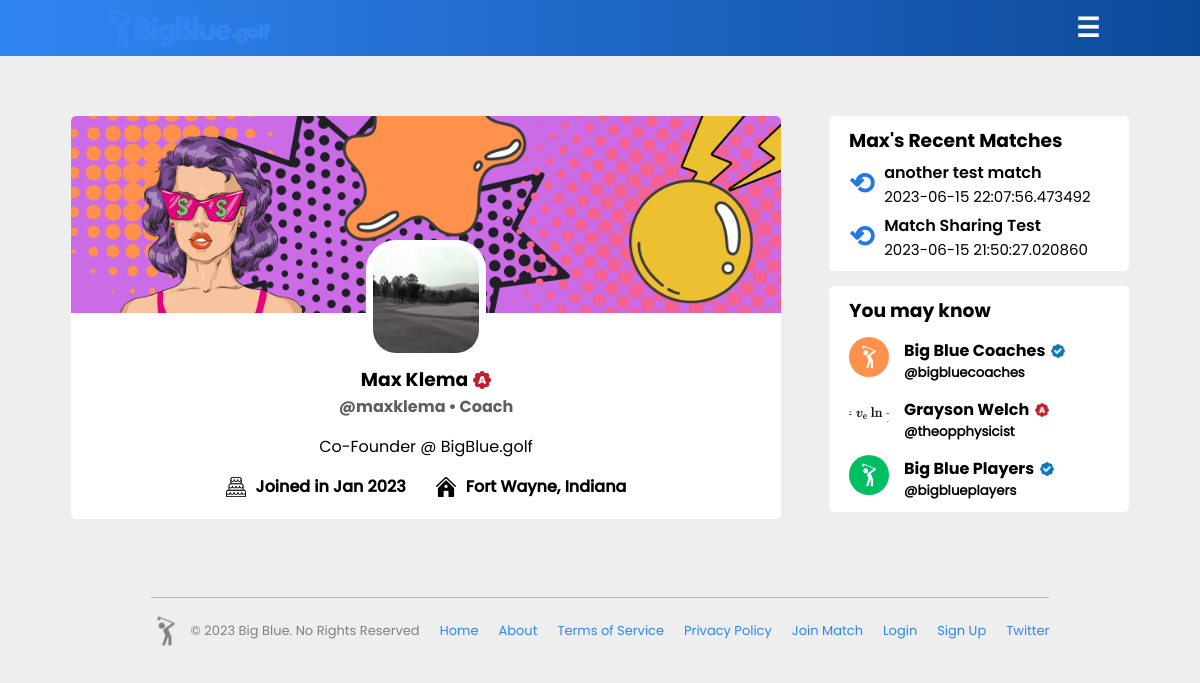
The page /profile/maxklema on the database its author committed.
### setup.py (models this page shows, shortened)
class users(db.Model):
    _id = db.Column("id", db.Integer, primary_key=True)
    name = db.Column(db.String(100))
    username = db.Column(db.String(50))
    password = db.Column(db.String(50))
    email = db.Column(db.String(100))
    rank = db.Column(db.String(10))
    gender = db.Column(db.String(10))
    bio = db.Column(db.String(500))
    team = db.Column(db.String(25))
    verified = db.Column(db.Integer)
    pic = db.Column(db.String)
    banner = db.Column(db.String)
    first_login = db.Column(db.DateTime, default="2022-06-03 03:15:12.433675")
    last_login = db.Column(db.DateTime, default="2022-06-03 03:15:12.433675")
    favored_courses = db.Column(db.String)

class match_archive(db.Model):
    _id = db.Column("id", db.Integer, primary_key=True)
    username = db.Column(db.String(100))
    filename = db.Column(db.String)
    date_added = db.Column()

### main.py (the view)
@app.route("/profile/<user>", methods=['GET', 'POST'])
def get_user_profile(user):
    try:
        found_user = users.query.filter_by(username=user).first()
        date_year = str(found_user.first_login)
        date_year = date_year[0:4]
        date = datetime.strptime(str(found_user.first_login), "%Y-%m-%d %H:%M:%S.%f")
        month_index = date.month
        list_of_months = ["Jan", "Feb", "Mar", "Apr", "May", "Jun", "Jul", "Aug", "Sep", "Oct", "Nov", "Dec"]
        month_name = list_of_months[month_index-1]
    except:
        return redirect(url_for('error', msg="Sorry, that user does not exist."))
    recent_matches = match_archive.query.filter_by(username=user).all()
    recent_matches = [(get_archived_match(thing.filename), thing.date_added) for thing in recent_matches]
    recent_matches = recent_matches[::-1]
    try:
        logged_in_user = users.query.filter_by(username=session['active_user'][0]).first()
        print(logged_in_user.name)
        if logged_in_user.username == user:
            return redirect(url_for('profile'))
        else:
            count = users.query.count()
            random_offset = randint(0, count - 1)
            random_offset2 = randint(0, count - 1)
            random_offset3 = randint(0, count - 1)
            random_user_one = users.query.offset(random_offset).limit(1).first()
            random_user_two = users.query.offset(random_offset2).limit(1).first()
            random_user_three = users.query.offset(random_offset3).limit(1).first()
            while (random_user_one._id == logged_in_user._id):
                random_offset = randint(0, count - 1)
                random_user_one = users.query.offset(random_offset).limit(1).first()
            while (random_user_two._id == random_user_one._id or random_user_two._id == logged_in_user._id):
                random_offset2 = randint(0, count - 1)
                random_user_two = users.query.offset(random_offset2).limit(1).first()
            while (random_user_three._id == random_user_one._id or random_user_three._id == random_user_two._id or random_user_three._id == logged_in_user._id):
                random_offset3 = randint(0, count - 1)
                random_user_three = users.query.offset(random_offset3).limit(1).first()
            random_users_list = [random_user_one, random_user_two, random_user_three]
    except:
        logged_in_user = None
        count = users.query.count()
        random_offset = randint(0, count - 1)
        random_offset2 = randint(0, count - 1)
        random_offset3 = randint(0, count - 1)
        random_user_one = users.query.offset(random_offset).limit(1).first()
        random_user_two = users.query.offset(random_offset2).limit(1).first()
        random_user_three = users.query.offset(random_offset3).limit(1).first()
        while (random_user_two._id == random_user_one._id):
            random_offset2 = randint(0, count - 1)
            random_user_two = users.query.offset(random_offset2).limit(1).first()
        while (random_user_three._id == random_user_one._id or random_user_three._id == random_user_two._id):
            random_offset3 = randint(0, count - 1)
            random_user_three = users.query.offset(random_offset3).limit(1).first()
        random_users_list = [random_user_one, random_user_two, random_user_three]
    return render_template("user_profile_page.html", month = month_name, recent_matches=recent_matches, year=date_year, random_users_list=random_users_list, data1=found_user, data=logged_in_user)

### main.py (called while the page is built)
def get_archived_match(filename):
    with open("static/archived_matches/" + str(filename) + "_ARCHIVE.json", "r") as file:
        file.seek(0)
        data = json.load(file)
        return data

### templates/user_profile_page.html (shortened to what this page needs)
{% if data.rank == 'coach' %}
    {% extends "indexcontentcoachlogin.html" %}
{% elif data.rank == 'player' %}
    {% extends "indexcontentplayerlogin.html" %}
{% else %}
    {% extends "indexcontent.html" %}
{% endif %}
{% block content %}
<link rel="stylesheet" href="{{ url_for('static', filename='styles/profiledashboard.css') }}">
    <div class="main-container-parent">
        <div class="main-container">
            <div class="profile-frame">
                <div class="banner-container">
                    <img id="banner" src="{{ url_for('static', filename='logo_graphics/' + data1.banner) }}" alt="">
                </div>
                <div class="profile-picture-container">
                    <img id="profilepicture" src="{{ url_for('static', filename='logo_graphics/user_photos/' + data1.pic) }}" alt="">
                </div>
                <div class="username-and-verification-container">
                    <h3>{{data1.name}}</h3>
                    {% if data1.verified == 1 %}
                        <img src="{{ url_for('static', filename='logo_graphics/normalverify.png') }}" alt="">
                    {% elif data1.verified == 2 %}
                        <img src="{{ url_for('static', filename='logo_graphics/verify.png') }}" alt="">
                    {% endif %}
                </div>
                <div class="username-and-rank-container">
                    <h4>@{{data1.username}}</h4>
                    <h4 id="divider">•</h4>
                    {% if data1.rank == "coach" %}
                        <h4>Coach</h4>
                    {% else %}
                        <h4>Player</h4>
                    {% endif %}
                </div>
                <div class="bio-container">
                    <p>{{data1.bio}}</p>
                </div>
                <div class="join-date-and-school-container">
                    <div class="join-date-container">
                        <img src="{{ url_for('static', filename='logo_graphics/cake.png') }}" alt="">
                        <h4 id="join-date">Joined in {{month }} {{ year }}</h4>
                    </div>
                    <div class="school-name-container">
                        <img id="school-icon"src="{{ url_for('static', filename='logo_graphics/schoolicon.png') }}" alt="">
                        <h4>{{data1.team}}</h4>
                    </div>
                </div>
            </div>
            <div class="suggested-users-and-recent-matches">
                <div class="recent-matches">
                    {% if recent_matches|length != 0 %}
                        <h3>{{(data1.name).split(' ')[0]}}'s Recent Matches</h3>
                            {% for match in recent_matches[:2] %}
                                <a href="/spectator_match_view/{{match[0]['match_info']['id']}}" class="recent-match-container">
                                    <div class="reload-icon">
                                        <h1>⟲</h1>
                                    </div>
                                    <div class="past-match-info">
                                        <h4>{{match[0]["match_info"]["match_name"]}}</h4>
                                        <p color="blue">{{match[1]}}</p>
                                    </div>
                                </a>
                            {% endfor %}
                    {% else %}
                        <h3>{{(data1.name).split(' ')[0]}}'s Recent Matches</h3>
                        <img id="no_recent_matches_graphic" src="{{ url_for('static', filename='logo_graphics/no_recent_matches_graphic.png') }}" alt="">
                        <h5 id="no_matches_yet">no recent matches yet</h5>
                    {% endif %}
                </div>
                <div class="suggested-users">
                    <h3>You may know</h3>
                    {% for i in random_users_list %}
                        <div class="random-user-one">
                            <a href="/profile/{{i.username}}">
                                <div>
                                    <img src="{{ url_for('static', filename='logo_graphics/user_photos/' + i.pic) }}" alt="">
                                </div>
                                <div>
                                    <div class="name-and-verification">
                                        <h4 id="suggested-name">{{i.name}}</h4>
                                        {% if i.verified == 1 %}
                                            <img id="checkmark" src="{{ url_for('static', filename='logo_graphics/normalverify.png') }}" alt="">
                                        {% elif i.verified == 2 %}
                                            <img id="checkmark" src="{{ url_for('static', filename='logo_graphics/verify.png') }}" alt="">
                                        {% endif %}
                                    </div>
                                    <h5 id="suggested-username">@{{i.username}}</h5>
                                </div>
                            </a>
                        </div>
                    {% endfor %}
                </div>
            </div>
        </div>
    </div>
{% endblock %}

### templates/indexcontent.html (shortened to what this page needs)
<!DOCTYPE html>
<html>
    <head>
    </head>
    <body>
        <header>
            <a href="/">
                <img id="logo-image" src="{{ url_for('static', filename='logo_graphics/BigBlue-BlueLogo.png') }}" class="logo">
            </a>
            <button id="menu-button" onclick="openMenu();" hidden><h1 class="mobile-navigation" id="hamburger-icon" style="color: white;" hidden>☰</h1></button>
        </header>
        {% block content %}
        {% endblock %}
    </body>
    <footer>
        <div>
            <div>
                <div class="big-blue-copyright">
                    <img id="basic-golfer-image" src="{{ url_for('static', filename='logo_graphics/basicgolfergrey.png') }}" class="logo">
                    <p>© 2023 Big Blue. No Rights Reserved</p>
                </div>
                <div>
                    <a href="/">Home</a>
                    <a href="/about">About</a>
                    <a href="/termsofservice">Terms of Service</a>
                    <a href="/privacypolicy">Privacy Policy</a>
                    <a href="/joincode">Join Match</a>
                    <a href="/login">Login</a>
                    <a href="/create_account">Sign Up</a>
                    <a href="https://twitter.com/bigbluegolfapp" id="twitter_href">Twitter</a>
                </div>
            </div>
        </div>
    </footer>
</html>

### rows shown on the page
users: banner (picture), pic (picture), name "Max Klema", username "maxklema", bio "Co-Founder @ BigBlue.golf", team "Fort Wayne, Indiana", name "Max"
match_archive: match "another test match", date_added "2023-06-15 22:07:56.473492"
match_archive: match "Match Sharing Test", date_added "2023-06-15 21:50:27.020860"
users: pic (picture), name "Big Blue Coaches", verified 1 (drawn), username "bigbluecoaches"
users: pic (picture), name "Grayson Welch", verified 2 (drawn), username "theopphysicist"
users: pic (picture), name "Big Blue Players", verified 1 (drawn), username "bigblueplayers"

### other values the page prints
{{ month }} "Jan"
{{ year }} "2023"
